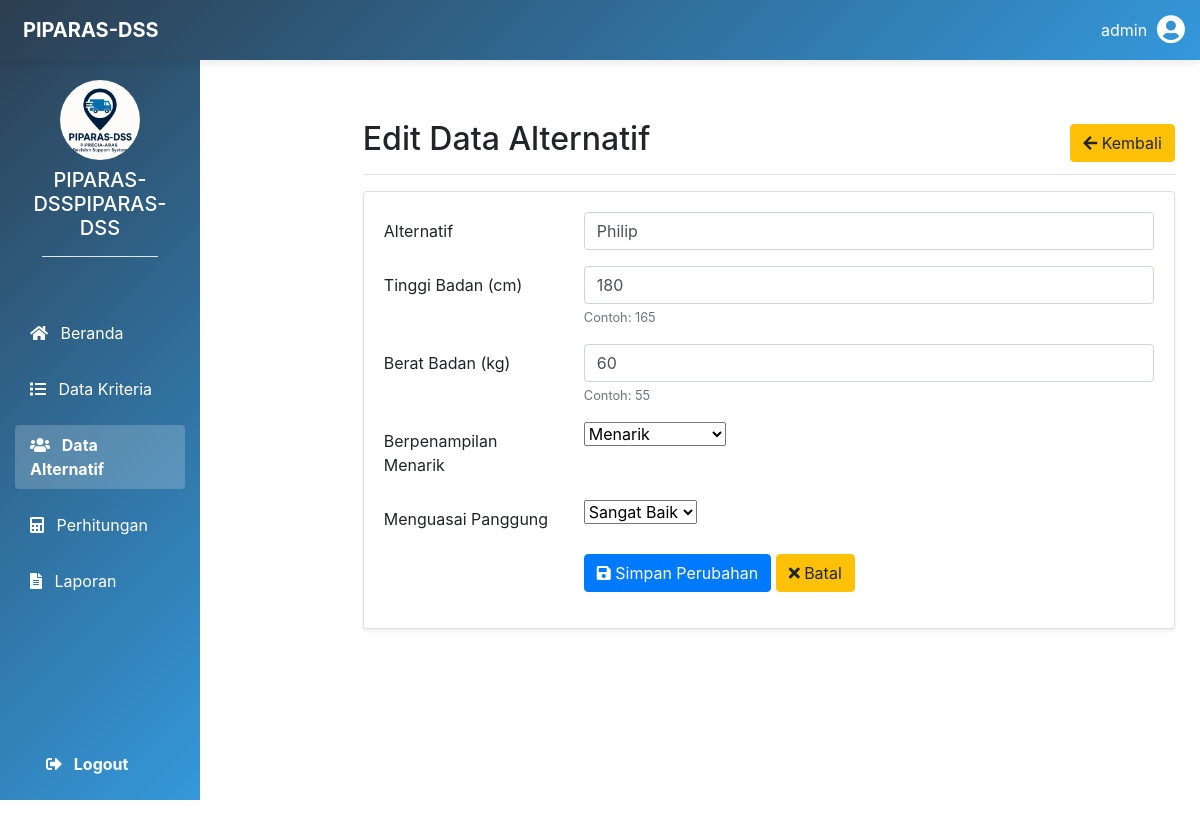
Screenshot of /crud/ubah/edit.php?id=4 (signed in) with the database file from the repository.
### tables this page shows
CREATE TABLE `data_primer` (
  `id` int(11) NOT NULL,
  `alternatif` varchar(50) NOT NULL,
  `tinggi_badan` int(10) NOT NULL,
  `berat_badan` int(5) NOT NULL,
  `berpenampilan_menarik` varchar(15) NOT NULL,
  `menguasai_panggung` varchar(15) NOT NULL
);

### crud/ubah/edit.php (the view, shortened to what this page needs)
<?php
if (isset($_SESSION['username'])) {
	include('../../koneksi/koneksi.php');
	include('../../includes/header.php');
?>
	<div class="container-fluid min-vh-100">
		<div class="row">
			<main class="col-md-9 ms-sm-auto col-lg-12 px-md-4 py-4">
				<div class="d-flex justify-content-between flex-wrap flex-md-nowrap align-items-center pt-3 pb-2 mb-3 border-bottom">
					<h1 class="h2">Edit Data Alternatif</h1>
					<div class="btn-toolbar mb-2 mb-md-0">
						<a href="../../crud/tampil/tampil.php" class="btn btn-warning">
							<i class="fas fa-arrow-left"></i> Kembali
						</a>
					</div>
				</div>
				<?php
				if (isset($_GET['id'])) {
					$id = $_GET['id'];
					$select = mysqli_query($koneksi, "SELECT * FROM data_primer WHERE id='$id'") or die(mysqli_error($koneksi));
					if (mysqli_num_rows($select) == 0) {
						echo '<div class="alert alert-warning">ID tidak ditemukan dalam database.</div>';
						exit();
					} else {
						$data = mysqli_fetch_assoc($select);
					}
				}
				?>
				<div class="card shadow-sm">
					<div class="card-body">
						<form action="edit.php?id=<?php echo $id; ?>" method="post">
							<div class="row mb-3">
								<label class="col-sm-3 col-form-label">Alternatif</label>
								<div class="col-sm-9">
									<input type="text" name="alternatif" class="form-control" value="<?php echo $data['alternatif']; ?>" required>
								</div>
							</div>
							<div class="row mb-3">
								<label class="col-sm-3 col-form-label">Tinggi Badan (cm)</label>
								<div class="col-sm-9">
									<input type="number" name="tinggi_badan" class="form-control" value="<?php echo $data['tinggi_badan']; ?>" required>
									<small class="text-muted">Contoh: 165</small>
								</div>
							</div>
							<div class="row mb-3">
								<label class="col-sm-3 col-form-label">Berat Badan (kg)</label>
								<div class="col-sm-9">
									<input type="number" name="berat_badan" class="form-control" value="<?php echo $data['berat_badan']; ?>" required>
									<small class="text-muted">Contoh: 55</small>
								</div>
							</div>
							<div class="row mb-3">
								<label class="col-sm-3 col-form-label">Berpenampilan Menarik</label>
								<div class="col-sm-9">
									<select name="berpenampilan_menarik" class="form-select" required>
										<option value="Menarik" <?= ($data['berpenampilan_menarik'] == 'Menarik') ? 'selected' : '' ?>>Menarik</option>
									</select>
								</div>
							</div>
							<div class="row mb-3">
								<label class="col-sm-3 col-form-label">Menguasai Panggung</label>
								<div class="col-sm-9">
									<select name="menguasai_panggung" class="form-select" required>
										<option value="Sangat Baik" <?= ($data['menguasai_panggung'] == 'Sangat Baik') ? 'selected' : '' ?>>Sangat Baik</option>
									</select>
								</div>
							</div>
							<div class="row mb-3">
								<div class="col-sm-9 offset-sm-3">
									<button type="submit" name="submit" class="btn btn-primary">
										<i class="fas fa-save"></i> Simpan Perubahan
									</button>
									<a href="../../crud/tampil/tampil.php" class="btn btn-warning">
										<i class="fas fa-times"></i> Batal
									</a>
								</div>
							</div>
						</form>
					</div>
				</div>
			</main>
		</div>
	</div>
<?php
	include('../../includes/footer.php');
} else {
	echo "<script>alert('Silahkan Login Terlebih Dahulu');document.location.href='../../login/index.php';</script>";
}
?>

### includes/header.php (style rules this page uses)
body { overflow-x: hidden; }

### includes/sidebar.php (style rules this page uses)
main { margin-left: 8%; }

### rows the page displays
data_primer: alternatif "Philip", tinggi_badan "180", berat_badan "60", berpenampilan_menarik "Menarik", menguasai_panggung "Sangat Baik"

### other values shown
$_SESSION['username'] "admin"
